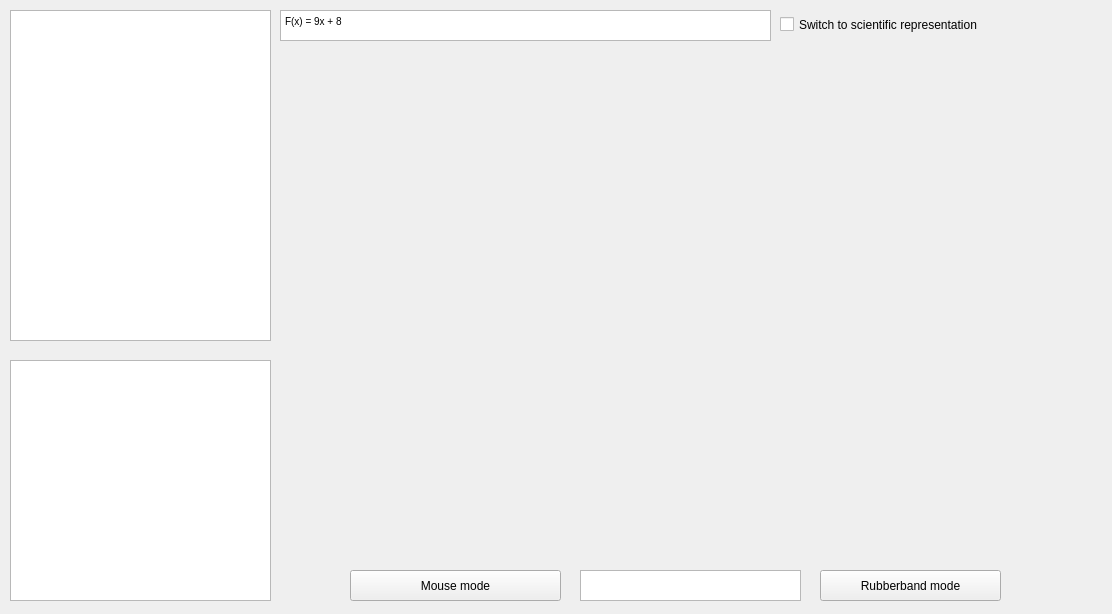
<?xml version="1.0" encoding="UTF-8"?>
<ui version="4.0">
 <class>displaywindow</class>
 <widget class="QDialog" name="displaywindow">
  <property name="geometry">
   <rect>
    <x>0</x>
    <y>0</y>
    <width>1112</width>
    <height>614</height>
   </rect>
  </property>
  <property name="windowTitle">
   <string>Dialog</string>
  </property>
  <widget class="QTextBrowser" name="Display_stat_2">
   <property name="geometry">
    <rect>
     <x>280</x>
     <y>10</y>
     <width>491</width>
     <height>31</height>
    </rect>
   </property>
   <property name="verticalScrollBarPolicy">
    <enum>Qt::ScrollBarAlwaysOff</enum>
   </property>
   <property name="html">
    <string>&lt;!DOCTYPE HTML PUBLIC &quot;-//W3C//DTD HTML 4.0//EN&quot; &quot;http://www.w3.org/TR/REC-html40/strict.dtd&quot;&gt;
&lt;html&gt;&lt;head&gt;&lt;meta name=&quot;qrichtext&quot; content=&quot;1&quot; /&gt;&lt;style type=&quot;text/css&quot;&gt;
p, li { white-space: pre-wrap; }
&lt;/style&gt;&lt;/head&gt;&lt;body style=&quot; font-family:'MS Shell Dlg 2'; font-size:8.14286pt; font-weight:400; font-style:normal;&quot;&gt;
&lt;p style=&quot; margin-top:0px; margin-bottom:0px; margin-left:0px; margin-right:0px; -qt-block-indent:0; text-indent:0px;&quot;&gt;&lt;span style=&quot; font-size:7.8pt;&quot;&gt;F(x) = 9x + 8&lt;/span&gt;&lt;/p&gt;&lt;/body&gt;&lt;/html&gt;</string>
   </property>
  </widget>
  <widget class="QWidget" name="verticalLayoutWidget">
   <property name="geometry">
    <rect>
     <x>270</x>
     <y>50</y>
     <width>841</width>
     <height>511</height>
    </rect>
   </property>
   <layout class="QVBoxLayout" name="verticalLayout"/>
  </widget>
  <widget class="QTableWidget" name="tableWidget">
   <property name="geometry">
    <rect>
     <x>10</x>
     <y>10</y>
     <width>261</width>
     <height>331</height>
    </rect>
   </property>
  </widget>
  <widget class="QCheckBox" name="checkBox">
   <property name="geometry">
    <rect>
     <x>780</x>
     <y>10</y>
     <width>321</width>
     <height>29</height>
    </rect>
   </property>
   <property name="text">
    <string>Switch to scientific representation</string>
   </property>
  </widget>
  <widget class="QPushButton" name="pushButton">
   <property name="geometry">
    <rect>
     <x>350</x>
     <y>570</y>
     <width>211</width>
     <height>31</height>
    </rect>
   </property>
   <property name="focusPolicy">
    <enum>Qt::NoFocus</enum>
   </property>
   <property name="text">
    <string>Mouse mode</string>
   </property>
  </widget>
  <widget class="QPushButton" name="pushButton_2">
   <property name="geometry">
    <rect>
     <x>820</x>
     <y>570</y>
     <width>181</width>
     <height>31</height>
    </rect>
   </property>
   <property name="focusPolicy">
    <enum>Qt::NoFocus</enum>
   </property>
   <property name="text">
    <string>Rubberband mode</string>
   </property>
  </widget>
  <widget class="QTextBrowser" name="Display_stat_3">
   <property name="geometry">
    <rect>
     <x>580</x>
     <y>570</y>
     <width>221</width>
     <height>31</height>
    </rect>
   </property>
   <property name="verticalScrollBarPolicy">
    <enum>Qt::ScrollBarAlwaysOff</enum>
   </property>
   <property name="html">
    <string>&lt;!DOCTYPE HTML PUBLIC &quot;-//W3C//DTD HTML 4.0//EN&quot; &quot;http://www.w3.org/TR/REC-html40/strict.dtd&quot;&gt;
&lt;html&gt;&lt;head&gt;&lt;meta name=&quot;qrichtext&quot; content=&quot;1&quot; /&gt;&lt;style type=&quot;text/css&quot;&gt;
p, li { white-space: pre-wrap; }
&lt;/style&gt;&lt;/head&gt;&lt;body style=&quot; font-family:'MS Shell Dlg 2'; font-size:8.14286pt; font-weight:400; font-style:normal;&quot;&gt;
&lt;p style=&quot;-qt-paragraph-type:empty; margin-top:0px; margin-bottom:0px; margin-left:0px; margin-right:0px; -qt-block-indent:0; text-indent:0px; font-size:8.14286pt;&quot;&gt;&lt;br /&gt;&lt;/p&gt;&lt;/body&gt;&lt;/html&gt;</string>
   </property>
  </widget>
  <widget class="QTableWidget" name="tableWidget_2">
   <property name="geometry">
    <rect>
     <x>10</x>
     <y>360</y>
     <width>261</width>
     <height>241</height>
    </rect>
   </property>
  </widget>
 </widget>
 <resources/>
 <connections/>
</ui>
